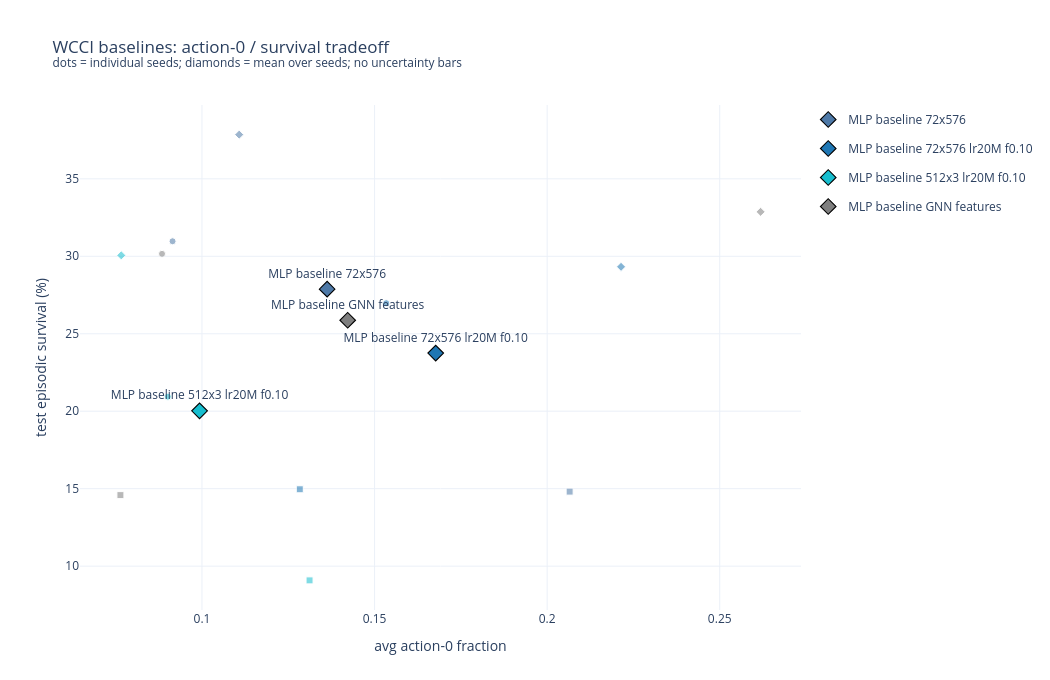
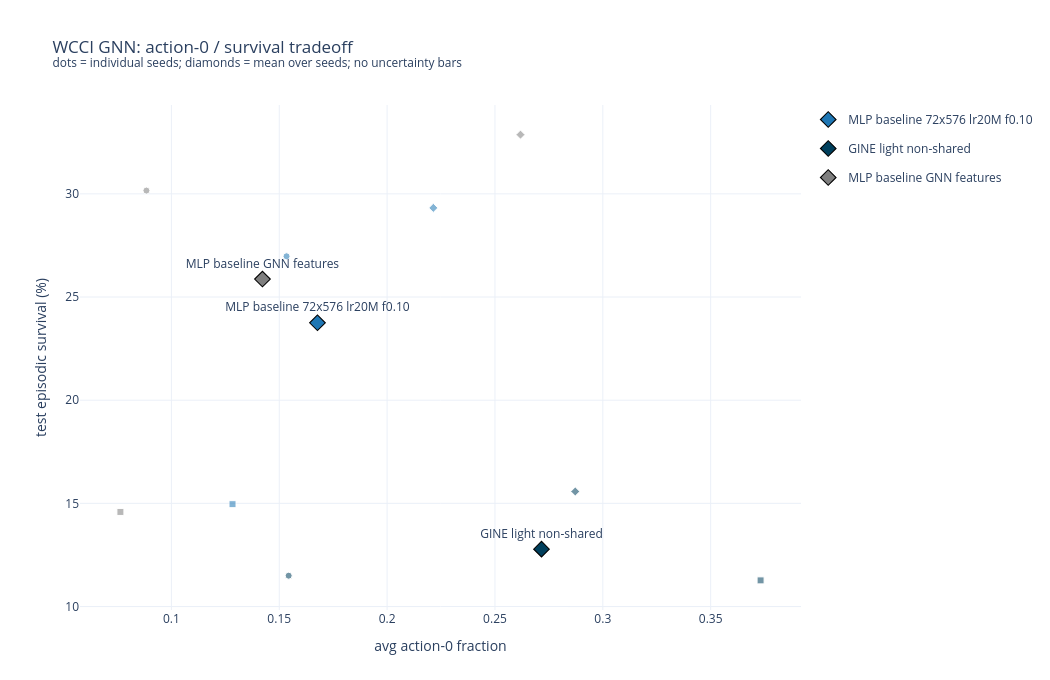

Notebook code for these charts, in order:
### Code cell
tradeoff_outputs = {}
for comparison_name, groups in SELECTED_TRADEOFF_RUNS.items():
    fig, rows = plot_action0_survival_tradeoff(
        source_rows(action0_latest, comparison_name), source_rows(survival_latest, comparison_name), groups,
        title=f"{comparison_name}: action-0 / survival tradeoff",
        save_name=f"{comparison_name}_action0_survival_tradeoff",
    )
    tradeoff_outputs[comparison_name] = rows.assign(comparison=comparison_name) if not rows.empty else rows

nonempty_tradeoffs = [df for df in tradeoff_outputs.values() if isinstance(df, pd.DataFrame) and not df.empty]
combined_tradeoff = pd.concat(nonempty_tradeoffs, ignore_index=True) if nonempty_tradeoffs else pd.DataFrame()
display(combined_tradeoff)

### Figure 1 — Plotly figure (JSON) as saved in the notebook; plotly's stock layout.template omitted (floating-point values rounded to 4 significant figures)
{"data": [{"customdata": [["wcci_mlp_baseline_72x576_s0", 0, "test/episodic_survival", 59968512], ["wcci_mlp_baseline_72x576_s1", 1, "test/episodic_survival", 59968512], ["wcci_mlp_baseline_72x576_s2", 2, "test/episodic_survival", 59968512]], "hovertemplate": "run=%{customdata[0]}<br>seed=%{customdata[1]}<br>run type=MLP baseline 72x576<br>action-0=%{x:.4f}<br>survival=%{y:.2f}%<br>survival_metric=%{customdata[2]}<br>selected_survival_step=%{customdata[3]}<extra></extra>", "legendgroup": "MLP baseline 72x576", "marker": {"color": "#4e79a7", "line": {"color": "white", "width": 1}, "opacity": 0.55, "size": 7, "symbol": ["circle", "diamond", "square"]}, "mode": "markers", "name": "MLP baseline 72x576 seeds", "showlegend": false, "type": "scatter", "x": [0.09148, 0.1108, 0.2065], "y": [30.97, 37.85, 14.81]}, {"customdata": [["wcci_mlp_baseline_72x576", 3, "[0, 1, 2]", 0.0616, 11.83]], "hovertemplate": "<b>MLP baseline 72x576</b><br>mean action-0=%{x:.4f}<br>std action-0=%{customdata[3]:.4f}<br>mean survival=%{y:.2f}%<br>std survival=%{customdata[4]:.2f}%<br>n_seeds=%{customdata[1]}<br>seeds=%{customdata[2]}<extra></extra>", "legendgroup": "MLP baseline 72x576", "marker": {"color": "#4e79a7", "line": {"color": "black", "width": 1.1}, "size": 12, "symbol": "diamond"}, "mode": "markers+text", "name": "MLP baseline 72x576", "showlegend": true, "text": ["MLP baseline 72x576"], "textposition": "top center", "type": "scatter", "x": [0.1363], "y": [27.88]}, {"customdata": [["wcci_mlp_baseline_72x576_lr20m_f010_s0", 0, "test/episodic_survival", 59968512], ["wcci_mlp_baseline_72x576_lr20m_f010_s1", 1, "test/episodic_survival", 59968512], ["wcci_mlp_baseline_72x576_lr20m_f010_s2", 2, "test/episodic_survival", 59968512]], "hovertemplate": "run=%{customdata[0]}<br>seed=%{customdata[1]}<br>run type=MLP baseline 72x576 lr20M f0.10<br>action-0=%{x:.4f}<br>survival=%{y:.2f}%<br>survival_metric=%{customdata[2]}<br>selected_survival_step=%{customdata[3]}<extra></extra>", "legendgroup": "MLP baseline 72x576 lr20M f0.10", "marker": {"color": "#1f77b4", "line": {"color": "white", "width": 1}, "opacity": 0.55, "size": 7, "symbol": ["circle", "diamond", "square"]}, "mode": "markers", "name": "MLP baseline 72x576 lr20M f0.10 seeds", "showlegend": false, "type": "scatter", "x": [0.1534, 0.2214, 0.1283], "y": [26.97, 29.32, 14.96]}, {"customdata": [["wcci_mlp_baseline_72x576_lr20m_f010", 3, "[0, 1, 2]", 0.04816, 7.702]], "hovertemplate": "<b>MLP baseline 72x576 lr20M f0.10</b><br>mean action-0=%{x:.4f}<br>std action-0=%{customdata[3]:.4f}<br>mean survival=%{y:.2f}%<br>std survival=%{customdata[4]:.2f}%<br>n_seeds=%{customdata[1]}<br>seeds=%{customdata[2]}<extra></extra>", "legendgroup": "MLP baseline 72x576 lr20M f0.10", "marker": {"color": "#1f77b4", "line": {"color": "black", "width": 1.1}, "size": 12, "symbol": "diamond"}, "mode": "markers+text", "name": "MLP baseline 72x576 lr20M f0.10", "showlegend": true, "text": ["MLP baseline 72x576 lr20M f0.10"], "textposition": "top center", "type": "scatter", "x": [0.1677], "y": [23.75]}, {"customdata": [["wcci_mlp_baseline_512x512x512_72x576_lr20m_f010_s0", 0, "test/episodic_survival", 59968512], ["wcci_mlp_baseline_512x512x512_72x576_lr20m_f010_s1", 1, "test/episodic_survival", 59968512], ["wcci_mlp_baseline_512x512x512_72x576_lr20m_f010_s2", 2, "test/episodic_survival", 59968512]], "hovertemplate": "run=%{customdata[0]}<br>seed=%{customdata[1]}<br>run type=MLP baseline 512x3 lr20M f0.10<br>action-0=%{x:.4f}<br>survival=%{y:.2f}%<br>survival_metric=%{customdata[2]}<br>selected_survival_step=%{customdata[3]}<extra></extra>", "legendgroup": "MLP baseline 512x3 lr20M f0.10", "marker": {"color": "#17becf", "line": {"color": "white", "width": 1}, "opacity": 0.55, "size": 7, "symbol": ["circle", "diamond", "square"]}, "mode": "markers", "name": "MLP baseline 512x3 lr20M f0.10 seeds", "showlegend": false, "type": "scatter", "x": [0.09011, 0.07662, 0.1312], "y": [20.94, 30.06, 9.081]}, {"customdata": [["wcci_mlp_baseline_512x512x512_72x576_lr20m_f010", 3, "[0, 1, 2]", 0.02841, 10.52]], "hovertemplate": "<b>MLP baseline 512x3 lr20M f0.10</b><br>mean action-0=%{x:.4f}<br>std action-0=%{customdata[3]:.4f}<br>mean survival=%{y:.2f}%<br>std survival=%{customdata[4]:.2f}%<br>n_seeds=%{customdata[1]}<br>seeds=%{customdata[2]}<extra></extra>", "legendgroup": "MLP baseline 512x3 lr20M f0.10", "marker": {"color": "#17becf", "line": {"color": "black", "width": 1.1}, "size": 12, "symbol": "diamond"}, "mode": "markers+text", "name": "MLP baseline 512x3 lr20M f0.10", "showlegend": true, "text": ["MLP baseline 512x3 lr20M f0.10"], "textposition": "top center", "type": "scatter", "x": [0.0993], "y": [20.03]}, {"customdata": [["wcci_baseline_gnn_features_72x576_s0", 0, "test/episodic_survival", 59968512], ["wcci_baseline_gnn_features_72x576_s1", 1, "test/episodic_survival", 59968512], ["wcci_baseline_gnn_features_72x576_s2", 2, "test/episodic_survival", 59968512]], "hovertemplate": "run=%{customdata[0]}<br>seed=%{customdata[1]}<br>run type=MLP baseline GNN features<br>action-0=%{x:.4f}<br>survival=%{y:.2f}%<br>survival_metric=%{customdata[2]}<br>selected_survival_step=%{customdata[3]}<extra></extra>", "legendgroup": "MLP baseline GNN features", "marker": {"color": "#7f7f7f", "line": {"color": "white", "width": 1}, "opacity": 0.55, "size": 7, "symbol": ["circle", "diamond", "square"]}, "mode": "markers", "name": "MLP baseline GNN features seeds", "showlegend": false, "type": "scatter", "x": [0.08843, 0.2618, 0.07637], "y": [30.16, 32.87, 14.58]}, {"customdata": [["wcci_baseline_gnn_features_72x576", 3, "[0, 1, 2]", 0.1038, 9.868]], "hovertemplate": "<b>MLP baseline GNN features</b><br>mean action-0=%{x:.4f}<br>std action-0=%{customdata[3]:.4f}<br>mean survival=%{y:.2f}%<br>std survival=%{customdata[4]:.2f}%<br>n_seeds=%{customdata[1]}<br>seeds=%{customdata[2]}<extra></extra>", "legendgroup": "MLP baseline GNN features", "marker": {"color": "#7f7f7f", "line": {"color": "black", "width": 1.1}, "size": 12, "symbol": "diamond"}, "mode": "markers+text", "name": "MLP baseline GNN features", "showlegend": true, "text": ["MLP baseline GNN features"], "textposition": "top center", "type": "scatter", "x": [0.1422], "y": [25.87]}], "layout": {"height": 680, "legend": {"orientation": "v", "x": 1.01, "xanchor": "left", "y": 1, "yanchor": "top"}, "margin": {"b": 70, "l": 80, "r": 220, "t": 105}, "title": {"text": "WCCI baselines: action-0 / survival tradeoff<br><sup>dots = individual seeds; diamonds = mean over seeds; no uncertainty bars</sup>"}, "width": 1050, "xaxis": {"title": {"text": "avg action-0 fraction"}}, "yaxis": {"title": {"text": "test episodic survival (%)"}}}}

### Figure 2 — Plotly figure (JSON) as saved in the notebook; plotly's stock layout.template omitted (floating-point values rounded to 4 significant figures)
{"data": [{"customdata": [["wcci_mlp_baseline_72x576_lr20m_f010_s0", 0, "test/episodic_survival", 59968512], ["wcci_mlp_baseline_72x576_lr20m_f010_s1", 1, "test/episodic_survival", 59968512], ["wcci_mlp_baseline_72x576_lr20m_f010_s2", 2, "test/episodic_survival", 59968512]], "hovertemplate": "run=%{customdata[0]}<br>seed=%{customdata[1]}<br>run type=MLP baseline 72x576 lr20M f0.10<br>action-0=%{x:.4f}<br>survival=%{y:.2f}%<br>survival_metric=%{customdata[2]}<br>selected_survival_step=%{customdata[3]}<extra></extra>", "legendgroup": "MLP baseline 72x576 lr20M f0.10", "marker": {"color": "#1f77b4", "line": {"color": "white", "width": 1}, "opacity": 0.55, "size": 7, "symbol": ["circle", "diamond", "square"]}, "mode": "markers", "name": "MLP baseline 72x576 lr20M f0.10 seeds", "showlegend": false, "type": "scatter", "x": [0.1534, 0.2214, 0.1283], "y": [26.97, 29.32, 14.96]}, {"customdata": [["wcci_mlp_baseline_72x576_lr20m_f010", 3, "[0, 1, 2]", 0.04816, 7.702]], "hovertemplate": "<b>MLP baseline 72x576 lr20M f0.10</b><br>mean action-0=%{x:.4f}<br>std action-0=%{customdata[3]:.4f}<br>mean survival=%{y:.2f}%<br>std survival=%{customdata[4]:.2f}%<br>n_seeds=%{customdata[1]}<br>seeds=%{customdata[2]}<extra></extra>", "legendgroup": "MLP baseline 72x576 lr20M f0.10", "marker": {"color": "#1f77b4", "line": {"color": "black", "width": 1.1}, "size": 12, "symbol": "diamond"}, "mode": "markers+text", "name": "MLP baseline 72x576 lr20M f0.10", "showlegend": true, "text": ["MLP baseline 72x576 lr20M f0.10"], "textposition": "top center", "type": "scatter", "x": [0.1677], "y": [23.75]}, {"customdata": [["wcci_gine_light_nonshared_72x576_s0", 0, "test/episodic_survival", 55240704], ["wcci_gine_light_nonshared_72x576_s1", 1, "test/episodic_survival", 50595840], ["wcci_gine_light_nonshared_72x576_s2", 2, "test/episodic_survival", 59968512]], "hovertemplate": "run=%{customdata[0]}<br>seed=%{customdata[1]}<br>run type=GINE light non-shared<br>action-0=%{x:.4f}<br>survival=%{y:.2f}%<br>survival_metric=%{customdata[2]}<br>selected_survival_step=%{customdata[3]}<extra></extra>", "legendgroup": "GINE light non-shared", "marker": {"color": "#003f5c", "line": {"color": "white", "width": 1}, "opacity": 0.55, "size": 7, "symbol": ["circle", "diamond", "square"]}, "mode": "markers", "name": "GINE light non-shared seeds", "showlegend": false, "type": "scatter", "x": [0.1544, 0.2872, 0.3731], "y": [11.49, 15.58, 11.27]}, {"customdata": [["wcci_gine_light_nonshared_72x576", 3, "[0, 1, 2]", 0.1102, 2.424]], "hovertemplate": "<b>GINE light non-shared</b><br>mean action-0=%{x:.4f}<br>std action-0=%{customdata[3]:.4f}<br>mean survival=%{y:.2f}%<br>std survival=%{customdata[4]:.2f}%<br>n_seeds=%{customdata[1]}<br>seeds=%{customdata[2]}<extra></extra>", "legendgroup": "GINE light non-shared", "marker": {"color": "#003f5c", "line": {"color": "black", "width": 1.1}, "size": 12, "symbol": "diamond"}, "mode": "markers+text", "name": "GINE light non-shared", "showlegend": true, "text": ["GINE light non-shared"], "textposition": "top center", "type": "scatter", "x": [0.2716], "y": [12.78]}, {"customdata": [["wcci_baseline_gnn_features_72x576_s0", 0, "test/episodic_survival", 59968512], ["wcci_baseline_gnn_features_72x576_s1", 1, "test/episodic_survival", 59968512], ["wcci_baseline_gnn_features_72x576_s2", 2, "test/episodic_survival", 59968512]], "hovertemplate": "run=%{customdata[0]}<br>seed=%{customdata[1]}<br>run type=MLP baseline GNN features<br>action-0=%{x:.4f}<br>survival=%{y:.2f}%<br>survival_metric=%{customdata[2]}<br>selected_survival_step=%{customdata[3]}<extra></extra>", "legendgroup": "MLP baseline GNN features", "marker": {"color": "#7f7f7f", "line": {"color": "white", "width": 1}, "opacity": 0.55, "size": 7, "symbol": ["circle", "diamond", "square"]}, "mode": "markers", "name": "MLP baseline GNN features seeds", "showlegend": false, "type": "scatter", "x": [0.08843, 0.2618, 0.07637], "y": [30.16, 32.87, 14.58]}, {"customdata": [["wcci_baseline_gnn_features_72x576", 3, "[0, 1, 2]", 0.1038, 9.868]], "hovertemplate": "<b>MLP baseline GNN features</b><br>mean action-0=%{x:.4f}<br>std action-0=%{customdata[3]:.4f}<br>mean survival=%{y:.2f}%<br>std survival=%{customdata[4]:.2f}%<br>n_seeds=%{customdata[1]}<br>seeds=%{customdata[2]}<extra></extra>", "legendgroup": "MLP baseline GNN features", "marker": {"color": "#7f7f7f", "line": {"color": "black", "width": 1.1}, "size": 12, "symbol": "diamond"}, "mode": "markers+text", "name": "MLP baseline GNN features", "showlegend": true, "text": ["MLP baseline GNN features"], "textposition": "top center", "type": "scatter", "x": [0.1422], "y": [25.87]}], "layout": {"height": 680, "legend": {"orientation": "v", "x": 1.01, "xanchor": "left", "y": 1, "yanchor": "top"}, "margin": {"b": 70, "l": 80, "r": 220, "t": 105}, "title": {"text": "WCCI GNN: action-0 / survival tradeoff<br><sup>dots = individual seeds; diamonds = mean over seeds; no uncertainty bars</sup>"}, "width": 1050, "xaxis": {"title": {"text": "avg action-0 fraction"}}, "yaxis": {"title": {"text": "test episodic survival (%)"}}}}
